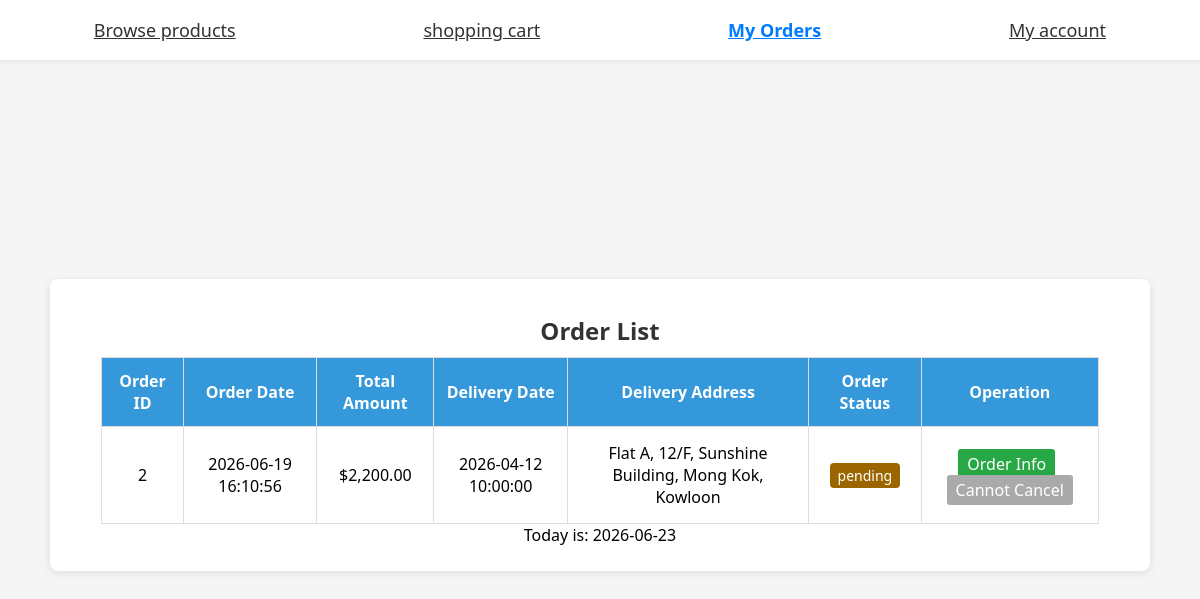
Screenshot of /customer/order.php (signed in) with the database file from the repository.
### tables this page shows
CREATE TABLE `orders` (
  `oid` int(11) NOT NULL,
  `odate` datetime NOT NULL DEFAULT current_timestamp(),
  `ototalamount` decimal(10,2) NOT NULL,
  `cid` int(11) NOT NULL,
  `odeliverydate` datetime NOT NULL,
  `odeliveraddress` text NOT NULL,
  `ostatus` int(11) NOT NULL DEFAULT 1
);

### customer/order.php (the view, shortened to what this page needs)
<?php
$cid = $_SESSION['CID'];
$today = date('Y-m-d');
$host = 'localhost';
$dbuser = 'root';
$dbpass = '';
$dbname = 'projectdb';
$conn = mysqli_connect($host, $dbuser, $dbpass, $dbname);
mysqli_set_charset($conn, 'utf8');
$sqlList = "SELECT * FROM orders WHERE cid = ?";
$stmtList = mysqli_prepare($conn, $sqlList);
mysqli_stmt_bind_param($stmtList, 'i', $cid);
mysqli_stmt_execute($stmtList);
$rs = mysqli_stmt_get_result($stmtList);
$orderList = [];
while ($row = mysqli_fetch_assoc($rs)) $orderList[] = $row;
?>
<!DOCTYPE html>
<html lang="en">
<head>
    <link rel="stylesheet" href="../CSS/style.css">
</head>
<body>
    <div class="nav">
        <a href="productList.php">Browse products</a>
        <a href="ShoppingCart.php">shopping cart</a>
        <a class="active" href="order.php">My Orders</a>
        <a href="myAccount.php">My account</a>
    </div>
    <div class="table-card">
        <div class="header">
            <h1>Order List</h1>
        </div>
        <table border="1" width="100%">
            <thead>
                <tr>
                    <th>Order ID</th>
                    <th>Order Date</th>
                    <th>Total Amount</th>
                    <th>Delivery Date</th>
                    <th>Delivery Address</th>
                    <th>Order Status</th>
                    <th>Operation</th>
                </tr>
            </thead>
            <tbody>
                <?php if(empty($orderList)): ?>
                    <tr><td colspan="10" class="empty-row">You have no orders yet</td></tr>
                <?php else: ?>
                    <?php foreach ($orderList as $item): ?>
                    <?php
                        $limitDay = date('Y-m-d', strtotime($today . " +2 days"));
                        $canCancel = $item['odeliverydate'] > $limitDay && !in_array($item['ostatus'], [4,5,6]);
                    ?>
                    <tr>
                        <td><?= $item['oid'] ?></td>
                        <td><?= $item['odate'] ?></td>
                        <td>$<?= number_format($item['ototalamount'],2) ?></td>
                        <td><?= $item['odeliverydate'] ?></td>
                        <td><?= $item['odeliveraddress'] ?></td>
                        <td>
                            <?php
                            $status = $item['ostatus'];
                            $tagClass = $tagVal = '';
                            if($status == 1){$tagClass='tag-pending';$tagVal='pending';}
                            elseif($status == 2){$tagClass='tag-processing';$tagVal='processing';}
                            elseif($status == 3){$tagClass='tag-waitshipping';$tagVal='waitshipping';}
                            elseif($status == 4){$tagClass='tag-shipped';$tagVal='shipped';}
                            elseif($status ==5 || $status ==6){$tagClass='tag-arrive';$tagVal='arrive';}
                            ?>
                            <span class="<?= $tagClass ?>"><?= $tagVal ?></span>
                        </td>
                        <td>
                            <a href="order.php?oid=<?= $item['oid'] ?>" class="btn-info">Order Info</a>
                            <?php if($canCancel): ?>
                                <a class="btn-del" onclick="if(confirm('Are you sure to cancel this order?')) window.location.href='order.php?action=delete&oid=<?= $item['oid'] ?>'">Cancel Order</a>
                            <?php else: ?>
                                <a class="btn-del" disabled style="background:#aaa;cursor:not-allowed;">Cannot Cancel</a>
                            <?php endif; ?>
                        </td>
                    </tr>
                    <?php endforeach; ?>
                <?php endif; ?>
            </tbody>
        </table>
        <p>Today is: <?= $today ?></p>
    </div>
</body>
</html>

### CSS/style.css (style rules this page uses)
* { margin:0; padding:0; box-sizing:border-box; font-family:system-ui; }
body { min-height:100vh; display:grid; place-items:center; background:#f5f5f5; padding:20px; padding-top:70px; background-size: cover; background-position: center; background-repeat: no-repeat; }
.header { text-align: center; margin-bottom:0px; }
.header h1 { font-size:24px; color:#333; }
.nav { position:fixed; top:0; left:0; width:100%; height:60px; background:#fff; box-shadow:0 2px 5px #00000010; display:flex; align-items:center; justify-content:space-around; z-index:999; }
.nav a { text-decoration:center; color:#333; font-size:18px; cursor:pointer; padding: 12px 12px; }
.nav .active { color:#007bff; font-weight:bold; }
.header { width: 90%; max-width: 1200px; margin: 0 auto; padding: 10px 25px; }
.header h1 { margin: 0; font-size: 24px; }
.tag-pending { color:orange }
.table-card { background: white; border-radius: 8px; box-shadow: 0 2px 8px rgba(0,0,0,0.1); min-width: 1100px; padding: 25px; width: 80%; margin: auto auto; text-align: center; }
.table,td,th { border: 1px solid #005cbb; border: 1px solid #ddd; padding: 12px; text-align: center; }
table { width:95%; border-collapse: collapse; margin: auto auto; text-align: center; }
td { padding:15px; text-align: center; }
th { background: #3498db; color: white; }
.tag-pending { background: #9b6500; padding: 3px 8px; border-radius: 4px; font-size: 14px; color: white; }

### rows the page displays
orders: oid "2", odate "2026-06-19 16:10:56", ototalamount "2,200.00", odeliverydate "2026-04-12 10:00:00", odeliveraddress "Flat A, 12/F, Sunshine Building, Mong Kok, Kowloon", ostatus "pending", shows "Cannot Cancel"
